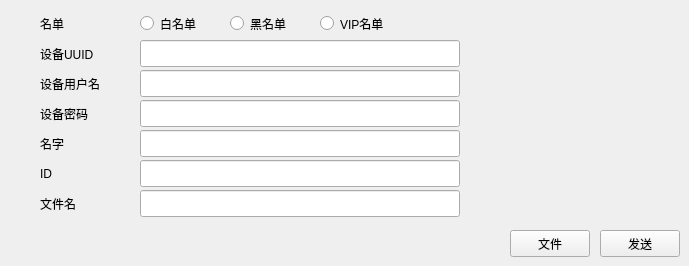
        <widget class="QWidget" name="page2">
         <widget class="QRadioButton" name="whiterbtn2">
          <property name="geometry">
           <rect>
            <x>140</x>
            <y>10</y>
            <width>90</width>
            <height>27</height>
           </rect>
          </property>
          <property name="minimumSize">
           <size>
            <width>0</width>
            <height>27</height>
           </size>
          </property>
          <property name="text">
           <string>白名单</string>
          </property>
         </widget>
         <widget class="QRadioButton" name="blackrbtn2">
          <property name="geometry">
           <rect>
            <x>230</x>
            <y>10</y>
            <width>90</width>
            <height>27</height>
           </rect>
          </property>
          <property name="minimumSize">
           <size>
            <width>0</width>
            <height>27</height>
           </size>
          </property>
          <property name="text">
           <string>黑名单</string>
          </property>
         </widget>
         <widget class="QRadioButton" name="viprbtn2">
          <property name="geometry">
           <rect>
            <x>320</x>
            <y>10</y>
            <width>90</width>
            <height>27</height>
           </rect>
          </property>
          <property name="minimumSize">
           <size>
            <width>0</width>
            <height>27</height>
           </size>
          </property>
          <property name="text">
           <string>VIP名单</string>
          </property>
         </widget>
         <widget class="QLabel" name="listlab2">
          <property name="geometry">
           <rect>
            <x>40</x>
            <y>10</y>
            <width>80</width>
            <height>27</height>
           </rect>
          </property>
          <property name="minimumSize">
           <size>
            <width>0</width>
            <height>27</height>
           </size>
          </property>
          <property name="text">
           <string>名单</string>
          </property>
          <property name="margin">
           <number>5</number>
          </property>
         </widget>
         <widget class="QLabel" name="uuidlab2">
          <property name="geometry">
           <rect>
            <x>40</x>
            <y>40</y>
            <width>80</width>
            <height>27</height>
           </rect>
          </property>
          <property name="minimumSize">
           <size>
            <width>0</width>
            <height>27</height>
           </size>
          </property>
          <property name="text">
           <string>设备UUID</string>
          </property>
          <property name="margin">
           <number>5</number>
          </property>
         </widget>
         <widget class="QLabel" name="usedlab2">
          <property name="geometry">
           <rect>
            <x>40</x>
            <y>70</y>
            <width>80</width>
            <height>27</height>
           </rect>
          </property>
          <property name="minimumSize">
           <size>
            <width>0</width>
            <height>27</height>
           </size>
          </property>
          <property name="text">
           <string>设备用户名</string>
          </property>
          <property name="margin">
           <number>5</number>
          </property>
         </widget>
         <widget class="QLabel" name="passwordlab2">
          <property name="geometry">
           <rect>
            <x>40</x>
            <y>100</y>
            <width>80</width>
            <height>27</height>
           </rect>
          </property>
          <property name="minimumSize">
           <size>
            <width>0</width>
            <height>27</height>
           </size>
          </property>
          <property name="text">
           <string>设备密码</string>
          </property>
          <property name="margin">
           <number>5</number>
          </property>
         </widget>
         <widget class="QLabel" name="namelab2">
          <property name="geometry">
           <rect>
            <x>40</x>
            <y>130</y>
            <width>80</width>
            <height>27</height>
           </rect>
          </property>
          <property name="minimumSize">
           <size>
            <width>0</width>
            <height>27</height>
           </size>
          </property>
          <property name="text">
           <string>名字</string>
          </property>
          <property name="margin">
           <number>5</number>
          </property>
         </widget>
         <widget class="QLabel" name="idlab2">
          <property name="geometry">
           <rect>
            <x>40</x>
            <y>160</y>
            <width>80</width>
            <height>27</height>
           </rect>
          </property>
          <property name="minimumSize">
           <size>
            <width>0</width>
            <height>27</height>
           </size>
          </property>
          <property name="text">
           <string>ID</string>
          </property>
          <property name="margin">
           <number>5</number>
          </property>
         </widget>
         <widget class="QLabel" name="filenamelab2">
          <property name="geometry">
           <rect>
            <x>40</x>
            <y>190</y>
            <width>80</width>
            <height>27</height>
           </rect>
          </property>
          <property name="minimumSize">
           <size>
            <width>0</width>
            <height>27</height>
           </size>
          </property>
          <property name="text">
           <string>文件名</string>
          </property>
          <property name="margin">
           <number>5</number>
          </property>
         </widget>
         <widget class="QLineEdit" name="uuidEdit2">
          <property name="geometry">
           <rect>
            <x>140</x>
            <y>40</y>
            <width>320</width>
            <height>27</height>
           </rect>
          </property>
          <property name="minimumSize">
           <size>
            <width>0</width>
            <height>27</height>
           </size>
          </property>
         </widget>
         <widget class="QLineEdit" name="usedEdit2">
          <property name="geometry">
           <rect>
            <x>140</x>
            <y>70</y>
            <width>320</width>
            <height>27</height>
           </rect>
          </property>
          <property name="minimumSize">
           <size>
            <width>0</width>
            <height>27</height>
           </size>
          </property>
         </widget>
         <widget class="QLineEdit" name="passwordEdit2">
          <property name="geometry">
           <rect>
            <x>140</x>
            <y>100</y>
            <width>320</width>
            <height>27</height>
           </rect>
          </property>
          <property name="minimumSize">
           <size>
            <width>0</width>
            <height>27</height>
           </size>
          </property>
         </widget>
         <widget class="QLineEdit" name="nameEdit2">
          <property name="geometry">
           <rect>
            <x>140</x>
            <y>130</y>
            <width>320</width>
            <height>27</height>
           </rect>
          </property>
          <property name="minimumSize">
           <size>
            <width>0</width>
            <height>27</height>
           </size>
          </property>
         </widget>
         <widget class="QLineEdit" name="idEdit2">
          <property name="geometry">
           <rect>
            <x>140</x>
            <y>160</y>
            <width>320</width>
            <height>27</height>
           </rect>
          </property>
          <property name="minimumSize">
           <size>
            <width>0</width>
            <height>27</height>
           </size>
          </property>
         </widget>
         <widget class="QLineEdit" name="filenameEdit2">
          <property name="geometry">
           <rect>
            <x>140</x>
            <y>190</y>
            <width>320</width>
            <height>27</height>
           </rect>
          </property>
          <property name="minimumSize">
           <size>
            <width>0</width>
            <height>27</height>
           </size>
          </property>
         </widget>
         <widget class="QPushButton" name="send2">
          <property name="geometry">
           <rect>
            <x>600</x>
            <y>230</y>
            <width>80</width>
            <height>27</height>
           </rect>
          </property>
          <property name="minimumSize">
           <size>
            <width>80</width>
            <height>27</height>
           </size>
          </property>
          <property name="text">
           <string>发送</string>
          </property>
         </widget>
         <widget class="QPushButton" name="filebtn2">
          <property name="geometry">
           <rect>
            <x>510</x>
            <y>230</y>
            <width>80</width>
            <height>27</height>
           </rect>
          </property>
          <property name="minimumSize">
           <size>
            <width>80</width>
            <height>27</height>
           </size>
          </property>
          <property name="text">
           <string>文件</string>
          </property>
         </widget>
        </widget>
